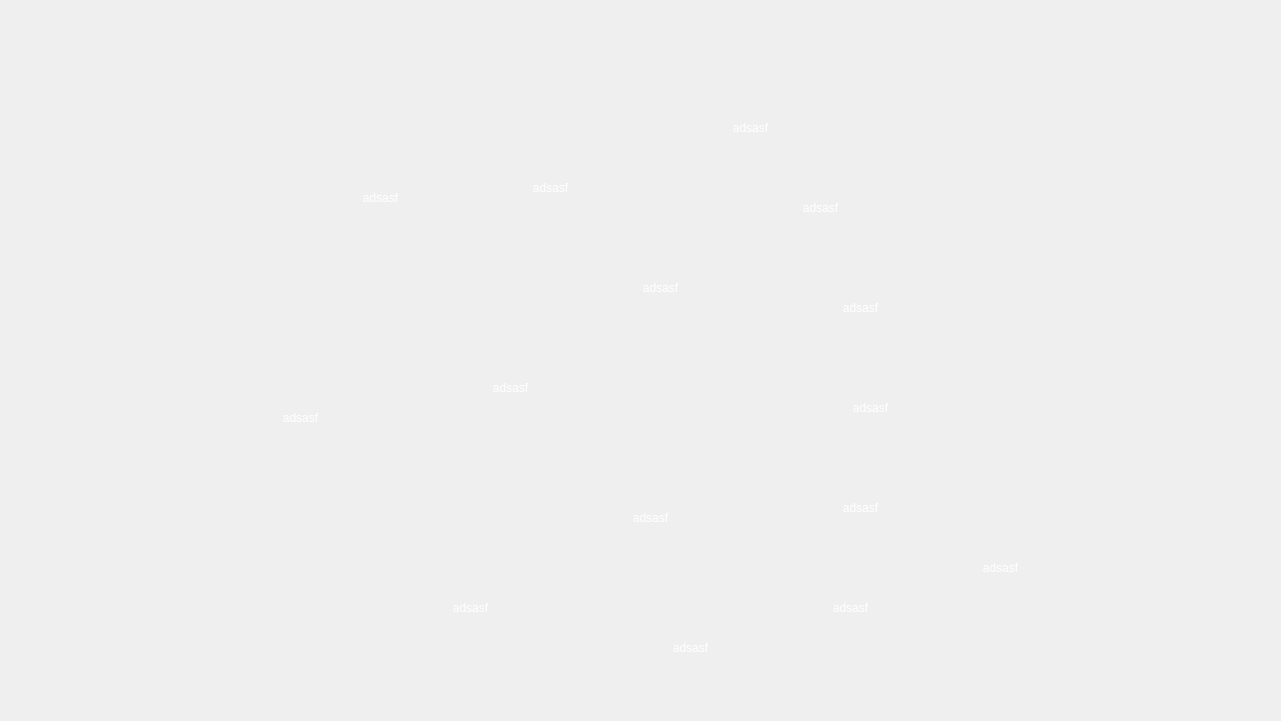
   <widget class="QWidget" name="PlayerMap3" native="true">
    <property name="geometry">
     <rect>
      <x>0</x>
      <y>0</y>
      <width>1281</width>
      <height>721</height>
     </rect>
    </property>
    <widget class="QLabel" name="Map3">
     <property name="geometry">
      <rect>
       <x>150</x>
       <y>10</y>
       <width>971</width>
       <height>701</height>
      </rect>
     </property>
     <property name="text">
      <string/>
     </property>
     <property name="pixmap">
      <pixmap resource="LoginForm.qrc">:/newPrefix/3PlayerMap.png</pixmap>
     </property>
     <property name="scaledContents">
      <bool>true</bool>
     </property>
    </widget>
    <widget class="QWidget" name="Regions3" native="true">
     <property name="geometry">
      <rect>
       <x>0</x>
       <y>0</y>
       <width>1281</width>
       <height>721</height>
      </rect>
     </property>
     <widget class="QLabel" name="Region30">
      <property name="geometry">
       <rect>
        <x>260</x>
        <y>330</y>
        <width>81</width>
        <height>91</height>
       </rect>
      </property>
      <property name="text">
       <string/>
      </property>
      <property name="pixmap">
       <pixmap resource="LoginForm.qrc">:/newPrefix/Castle icon.png</pixmap>
      </property>
      <property name="scaledContents">
       <bool>true</bool>
      </property>
     </widget>
     <widget class="QLabel" name="Region34">
      <property name="geometry">
       <rect>
        <x>470</x>
        <y>300</y>
        <width>81</width>
        <height>91</height>
       </rect>
      </property>
      <property name="text">
       <string/>
      </property>
      <property name="pixmap">
       <pixmap resource="LoginForm.qrc">:/newPrefix/Castle icon.png</pixmap>
      </property>
      <property name="scaledContents">
       <bool>true</bool>
      </property>
     </widget>
     <widget class="QLabel" name="Region35">
      <property name="geometry">
       <rect>
        <x>610</x>
        <y>430</y>
        <width>81</width>
        <height>91</height>
       </rect>
      </property>
      <property name="text">
       <string/>
      </property>
      <property name="pixmap">
       <pixmap resource="LoginForm.qrc">:/newPrefix/Castle icon.png</pixmap>
      </property>
      <property name="scaledContents">
       <bool>true</bool>
      </property>
     </widget>
     <widget class="QLabel" name="Region36">
      <property name="geometry">
       <rect>
        <x>430</x>
        <y>520</y>
        <width>81</width>
        <height>91</height>
       </rect>
      </property>
      <property name="text">
       <string/>
      </property>
      <property name="pixmap">
       <pixmap resource="LoginForm.qrc">:/newPrefix/Castle icon.png</pixmap>
      </property>
      <property name="scaledContents">
       <bool>true</bool>
      </property>
     </widget>
     <widget class="QLabel" name="Region37">
      <property name="geometry">
       <rect>
        <x>650</x>
        <y>560</y>
        <width>81</width>
        <height>91</height>
       </rect>
      </property>
      <property name="text">
       <string/>
      </property>
      <property name="pixmap">
       <pixmap resource="LoginForm.qrc">:/newPrefix/Castle icon.png</pixmap>
      </property>
      <property name="scaledContents">
       <bool>true</bool>
      </property>
     </widget>
     <widget class="QLabel" name="Region38">
      <property name="geometry">
       <rect>
        <x>810</x>
        <y>520</y>
        <width>81</width>
        <height>91</height>
       </rect>
      </property>
      <property name="text">
       <string/>
      </property>
      <property name="pixmap">
       <pixmap resource="LoginForm.qrc">:/newPrefix/Castle icon.png</pixmap>
      </property>
      <property name="scaledContents">
       <bool>true</bool>
      </property>
     </widget>
     <widget class="QLabel" name="Region39">
      <property name="geometry">
       <rect>
        <x>820</x>
        <y>420</y>
        <width>81</width>
        <height>91</height>
       </rect>
      </property>
      <property name="text">
       <string/>
      </property>
      <property name="pixmap">
       <pixmap resource="LoginForm.qrc">:/newPrefix/Castle icon.png</pixmap>
      </property>
      <property name="scaledContents">
       <bool>true</bool>
      </property>
     </widget>
     <widget class="QLabel" name="Region310">
      <property name="geometry">
       <rect>
        <x>830</x>
        <y>320</y>
        <width>81</width>
        <height>91</height>
       </rect>
      </property>
      <property name="text">
       <string/>
      </property>
      <property name="pixmap">
       <pixmap resource="LoginForm.qrc">:/newPrefix/Castle icon.png</pixmap>
      </property>
      <property name="scaledContents">
       <bool>true</bool>
      </property>
     </widget>
     <widget class="QLabel" name="Region311">
      <property name="geometry">
       <rect>
        <x>510</x>
        <y>100</y>
        <width>81</width>
        <height>91</height>
       </rect>
      </property>
      <property name="text">
       <string/>
      </property>
      <property name="pixmap">
       <pixmap resource="LoginForm.qrc">:/newPrefix/Castle icon.png</pixmap>
      </property>
      <property name="scaledContents">
       <bool>true</bool>
      </property>
     </widget>
     <widget class="QLabel" name="Region31">
      <property name="geometry">
       <rect>
        <x>710</x>
        <y>40</y>
        <width>81</width>
        <height>91</height>
       </rect>
      </property>
      <property name="text">
       <string/>
      </property>
      <property name="pixmap">
       <pixmap resource="LoginForm.qrc">:/newPrefix/Castle icon.png</pixmap>
      </property>
      <property name="scaledContents">
       <bool>true</bool>
      </property>
     </widget>
     <widget class="QLabel" name="Region32">
      <property name="geometry">
       <rect>
        <x>340</x>
        <y>110</y>
        <width>81</width>
        <height>91</height>
       </rect>
      </property>
      <property name="text">
       <string/>
      </property>
      <property name="pixmap">
       <pixmap resource="LoginForm.qrc">:/newPrefix/Castle icon.png</pixmap>
      </property>
      <property name="scaledContents">
       <bool>true</bool>
      </property>
     </widget>
     <widget class="QLabel" name="Region33">
      <property name="geometry">
       <rect>
        <x>960</x>
        <y>480</y>
        <width>81</width>
        <height>91</height>
       </rect>
      </property>
      <property name="text">
       <string/>
      </property>
      <property name="pixmap">
       <pixmap resource="LoginForm.qrc">:/newPrefix/Castle icon.png</pixmap>
      </property>
      <property name="scaledContents">
       <bool>true</bool>
      </property>
     </widget>
     <widget class="QLabel" name="Region312">
      <property name="geometry">
       <rect>
        <x>620</x>
        <y>200</y>
        <width>81</width>
        <height>91</height>
       </rect>
      </property>
      <property name="text">
       <string/>
      </property>
      <property name="pixmap">
       <pixmap resource="LoginForm.qrc">:/newPrefix/Castle icon.png</pixmap>
      </property>
      <property name="scaledContents">
       <bool>true</bool>
      </property>
     </widget>
     <widget class="QLabel" name="Region313">
      <property name="geometry">
       <rect>
        <x>820</x>
        <y>220</y>
        <width>81</width>
        <height>91</height>
       </rect>
      </property>
      <property name="text">
       <string/>
      </property>
      <property name="pixmap">
       <pixmap resource="LoginForm.qrc">:/newPrefix/Castle icon.png</pixmap>
      </property>
      <property name="scaledContents">
       <bool>true</bool>
      </property>
     </widget>
     <widget class="QLabel" name="Region314">
      <property name="geometry">
       <rect>
        <x>780</x>
        <y>120</y>
        <width>81</width>
        <height>91</height>
       </rect>
      </property>
      <property name="text">
       <string/>
      </property>
      <property name="pixmap">
       <pixmap resource="LoginForm.qrc">:/newPrefix/Castle icon.png</pixmap>
      </property>
      <property name="scaledContents">
       <bool>true</bool>
      </property>
     </widget>
    </widget>
    <widget class="QWidget" name="RegionsScore3" native="true">
     <property name="geometry">
      <rect>
       <x>0</x>
       <y>0</y>
       <width>1281</width>
       <height>721</height>
      </rect>
     </property>
     <widget class="QLabel" name="Region33_score">
      <property name="geometry">
       <rect>
        <x>960</x>
        <y>560</y>
        <width>81</width>
        <height>16</height>
       </rect>
      </property>
      <property name="styleSheet">
       <string notr="true">font: 700 10pt &quot;Segoe UI&quot;;
color: rgb(255, 255, 255);</string>
      </property>
      <property name="text">
       <string>adsasf</string>
      </property>
      <property name="alignment">
       <set>Qt::AlignCenter</set>
      </property>
     </widget>
     <widget class="QLabel" name="Region39_score">
      <property name="geometry">
       <rect>
        <x>820</x>
        <y>500</y>
        <width>81</width>
        <height>16</height>
       </rect>
      </property>
      <property name="styleSheet">
       <string notr="true">font: 700 10pt &quot;Segoe UI&quot;;
color: rgb(255, 255, 255);</string>
      </property>
      <property name="text">
       <string>adsasf</string>
      </property>
      <property name="alignment">
       <set>Qt::AlignCenter</set>
      </property>
     </widget>
     <widget class="QLabel" name="Region314_score">
      <property name="geometry">
       <rect>
        <x>780</x>
        <y>200</y>
        <width>81</width>
        <height>16</height>
       </rect>
      </property>
      <property name="styleSheet">
       <string notr="true">font: 700 10pt &quot;Segoe UI&quot;;
color: rgb(255, 255, 255);</string>
      </property>
      <property name="text">
       <string>adsasf</string>
      </property>
      <property name="alignment">
       <set>Qt::AlignCenter</set>
      </property>
     </widget>
     <widget class="QLabel" name="Region37_score">
      <property name="geometry">
       <rect>
        <x>650</x>
        <y>640</y>
        <width>81</width>
        <height>16</height>
       </rect>
      </property>
      <property name="styleSheet">
       <string notr="true">font: 700 10pt &quot;Segoe UI&quot;;
color: rgb(255, 255, 255);</string>
      </property>
      <property name="text">
       <string>adsasf</string>
      </property>
      <property name="alignment">
       <set>Qt::AlignCenter</set>
      </property>
     </widget>
     <widget class="QLabel" name="Region32_score">
      <property name="geometry">
       <rect>
        <x>340</x>
        <y>190</y>
        <width>81</width>
        <height>16</height>
       </rect>
      </property>
      <property name="styleSheet">
       <string notr="true">font: 700 10pt &quot;Segoe UI&quot;;
color: rgb(255, 255, 255);</string>
      </property>
      <property name="text">
       <string>adsasf</string>
      </property>
      <property name="alignment">
       <set>Qt::AlignCenter</set>
      </property>
     </widget>
     <widget class="QLabel" name="Region30_score">
      <property name="geometry">
       <rect>
        <x>260</x>
        <y>410</y>
        <width>81</width>
        <height>16</height>
       </rect>
      </property>
      <property name="styleSheet">
       <string notr="true">font: 700 10pt &quot;Segoe UI&quot;;
color: rgb(255, 255, 255);</string>
      </property>
      <property name="text">
       <string>adsasf</string>
      </property>
      <property name="alignment">
       <set>Qt::AlignCenter</set>
      </property>
     </widget>
     <widget class="QLabel" name="Region311_score">
      <property name="geometry">
       <rect>
        <x>510</x>
        <y>180</y>
        <width>81</width>
        <height>16</height>
       </rect>
      </property>
      <property name="styleSheet">
       <string notr="true">font: 700 10pt &quot;Segoe UI&quot;;
color: rgb(255, 255, 255);</string>
      </property>
      <property name="text">
       <string>adsasf</string>
      </property>
      <property name="alignment">
       <set>Qt::AlignCenter</set>
      </property>
     </widget>
     <widget class="QLabel" name="Region38_score">
      <property name="geometry">
       <rect>
        <x>810</x>
        <y>600</y>
        <width>81</width>
        <height>16</height>
       </rect>
      </property>
      <property name="styleSheet">
       <string notr="true">font: 700 10pt &quot;Segoe UI&quot;;
color: rgb(255, 255, 255);</string>
      </property>
      <property name="text">
       <string>adsasf</string>
      </property>
      <property name="alignment">
       <set>Qt::AlignCenter</set>
      </property>
     </widget>
     <widget class="QLabel" name="Region310_score">
      <property name="geometry">
       <rect>
        <x>830</x>
        <y>400</y>
        <width>81</width>
        <height>16</height>
       </rect>
      </property>
      <property name="styleSheet">
       <string notr="true">font: 700 10pt &quot;Segoe UI&quot;;
color: rgb(255, 255, 255);</string>
      </property>
      <property name="text">
       <string>adsasf</string>
      </property>
      <property name="alignment">
       <set>Qt::AlignCenter</set>
      </property>
     </widget>
     <widget class="QLabel" name="Region313_score">
      <property name="geometry">
       <rect>
        <x>820</x>
        <y>300</y>
        <width>81</width>
        <height>16</height>
       </rect>
      </property>
      <property name="styleSheet">
       <string notr="true">font: 700 10pt &quot;Segoe UI&quot;;
color: rgb(255, 255, 255);</string>
      </property>
      <property name="text">
       <string>adsasf</string>
      </property>
      <property name="alignment">
       <set>Qt::AlignCenter</set>
      </property>
     </widget>
     <widget class="QLabel" name="Region35_score">
      <property name="geometry">
       <rect>
        <x>610</x>
        <y>510</y>
        <width>81</width>
        <height>16</height>
       </rect>
      </property>
      <property name="styleSheet">
       <string notr="true">font: 700 10pt &quot;Segoe UI&quot;;
color: rgb(255, 255, 255);</string>
      </property>
      <property name="text">
       <string>adsasf</string>
      </property>
      <property name="alignment">
       <set>Qt::AlignCenter</set>
      </property>
     </widget>
     <widget class="QLabel" name="Region312_score">
      <property name="geometry">
       <rect>
        <x>620</x>
        <y>280</y>
        <width>81</width>
        <height>16</height>
       </rect>
      </property>
      <property name="styleSheet">
       <string notr="true">font: 700 10pt &quot;Segoe UI&quot;;
color: rgb(255, 255, 255);</string>
      </property>
      <property name="text">
       <string>adsasf</string>
      </property>
      <property name="alignment">
       <set>Qt::AlignCenter</set>
      </property>
     </widget>
     <widget class="QLabel" name="Region34_score">
      <property name="geometry">
       <rect>
        <x>470</x>
        <y>380</y>
        <width>81</width>
        <height>16</height>
       </rect>
      </property>
      <property name="styleSheet">
       <string notr="true">font: 700 10pt &quot;Segoe UI&quot;;
color: rgb(255, 255, 255);</string>
      </property>
      <property name="text">
       <string>adsasf</string>
      </property>
      <property name="alignment">
       <set>Qt::AlignCenter</set>
      </property>
     </widget>
     <widget class="QLabel" name="Region31_score">
      <property name="geometry">
       <rect>
        <x>710</x>
        <y>120</y>
        <width>81</width>
        <height>16</height>
       </rect>
      </property>
      <property name="styleSheet">
       <string notr="true">font: 700 10pt &quot;Segoe UI&quot;;
color: rgb(255, 255, 255);</string>
      </property>
      <property name="text">
       <string>adsasf</string>
      </property>
      <property name="alignment">
       <set>Qt::AlignCenter</set>
      </property>
     </widget>
     <widget class="QLabel" name="Region36_score">
      <property name="geometry">
       <rect>
        <x>430</x>
        <y>600</y>
        <width>81</width>
        <height>16</height>
       </rect>
      </property>
      <property name="styleSheet">
       <string notr="true">font: 700 10pt &quot;Segoe UI&quot;;
color: rgb(255, 255, 255);</string>
      </property>
      <property name="text">
       <string>adsasf</string>
      </property>
      <property name="alignment">
       <set>Qt::AlignCenter</set>
      </property>
     </widget>
    </widget>
    <zorder>RegionsScore3</zorder>
    <zorder>Map3</zorder>
    <zorder>Regions3</zorder>
   </widget>
